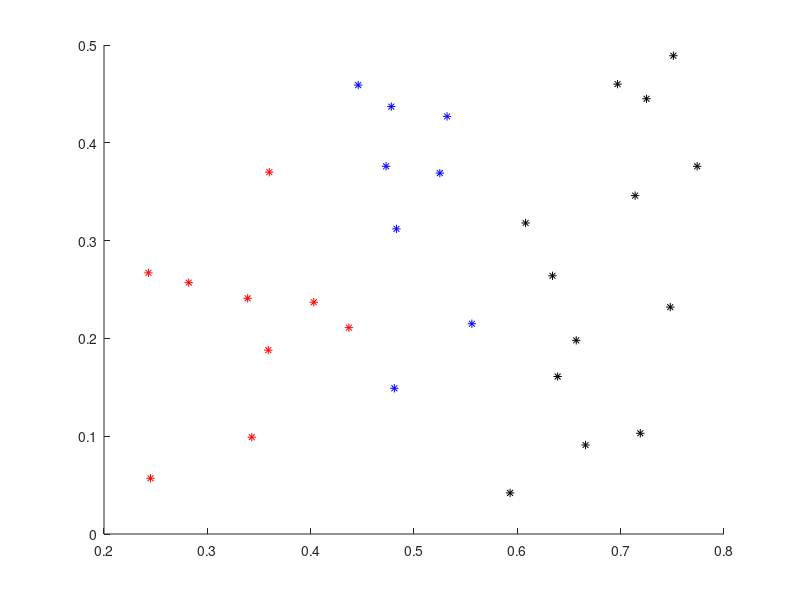

Write the MATLAB code that produced this figure.
clear
x = [0.697	0.46;
0.774	0.376;
0.634	0.264;
0.608	0.318;
0.556	0.215;
0.403	0.237;
0.481	0.149;
0.437	0.211;
0.666	0.091;
0.243	0.267;
0.245	0.057;
0.343	0.099;
0.639	0.161;
0.657	0.198;
0.36	0.37;
0.593	0.042;
0.719	0.103;
0.359	0.188;
0.339	0.241;
0.282	0.257;
0.748	0.232;
0.714	0.346;
0.483	0.312;
0.478	0.437;
0.525	0.369;
0.751	0.489;
0.532	0.427;
0.473	0.376;
0.725	0.445;
0.446	0.459];


for i = 1 : 3
    a(i) = 1/3;
end

u(1,1) = x (6,1);
u(1,2) = x (6,2);
u(2,1) = x (22,1);
u(2,2) = x (22,2);
u(3,1) = x (27,1);
u(3,2) = x (27,2);
E1=0.1*eye(2);
E2=0.1*eye(2);
E3=0.1*eye(2);

count = 1;
y = zeros(30,3);
while (count < 38)
    sum= zeros(30);
    for j = 1 :30
        for i = 1:3
            if i == 1
                
                p(j,i) = mvnpdf(x(j,:),u(i,:),E1);
                sum(j) = sum(j) + a(i) * p(j,i);
            end
            if i == 2
                
                p(j,i) = mvnpdf(x(j,:),u(i,:),E2);
                sum(j) = sum(j) + a(i) * p(j,i);
            end
            if i == 3
                p(j,i) = mvnpdf(x(j,:),u(i,:),E3);
                sum(j) = sum(j) + a(i) * p(j,i);
            end
        end
    end
    
    for j = 1 :30
        for i = 1:3
            y(j,i) = a(i) * p(j,i) / sum(j);
        end
    end
    
   for i = 1:3
       up = 0;
       down = 0;
       for j = 1 :30
           up = up + y(j,i) * x(j,:);
           down = down + y(j,i);
       end
       u(i,:) = up/down;
   end
   
   for i = 1: 3
       up1 = 0;
       down1 = 0;
       for j = 1 : 30
           aa = reshape((x(j,:) - u(i , :)),2,1);
           bb = reshape((x(j,:) - u(i , :))',1,2);
           
           up1 = up1 + y(j,i) * aa*bb;
           down1 = down1 +  y(j,i);
       end
       if i == 1
           E1 = up1/down1;
       end
       if i == 2
           E2 = up1/down1;
       end
       if i == 3
           E3 = up1/down1;
       end
   end
    
   for i = 1: 3
       up2 = 0;
       for j = 1 : 30
           up2 = up2 +  y(j,i);
       end
       a(i) = up2/30;
   end
   count = count +1;
end
figure;
hold on
for i = 1 : 30
    if y(i,1) > y(i,2) && y(i,1) > y(i,3)
    plot(x(i,1),x(i,2),'*r')
    end
    if y(i,2) > y(i,1) && y(i,2) > y(i,3)
    plot(x(i,1),x(i,2),'*k')
    end
    if y(i,3) > y(i,2) && y(i,3) > y(i,1)
    plot(x(i,1),x(i,2),'*b')
    end
end
